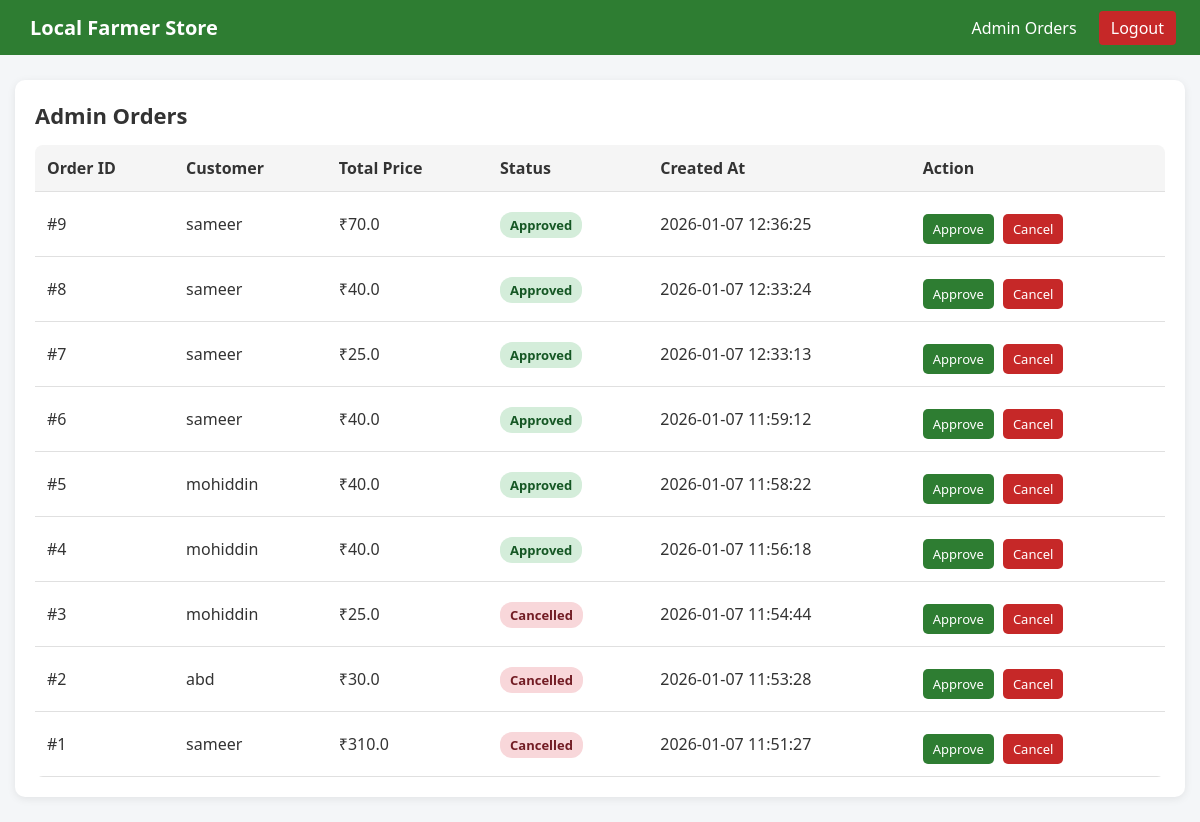
The page /admin_orders (signed in) on the database as committed earlier.
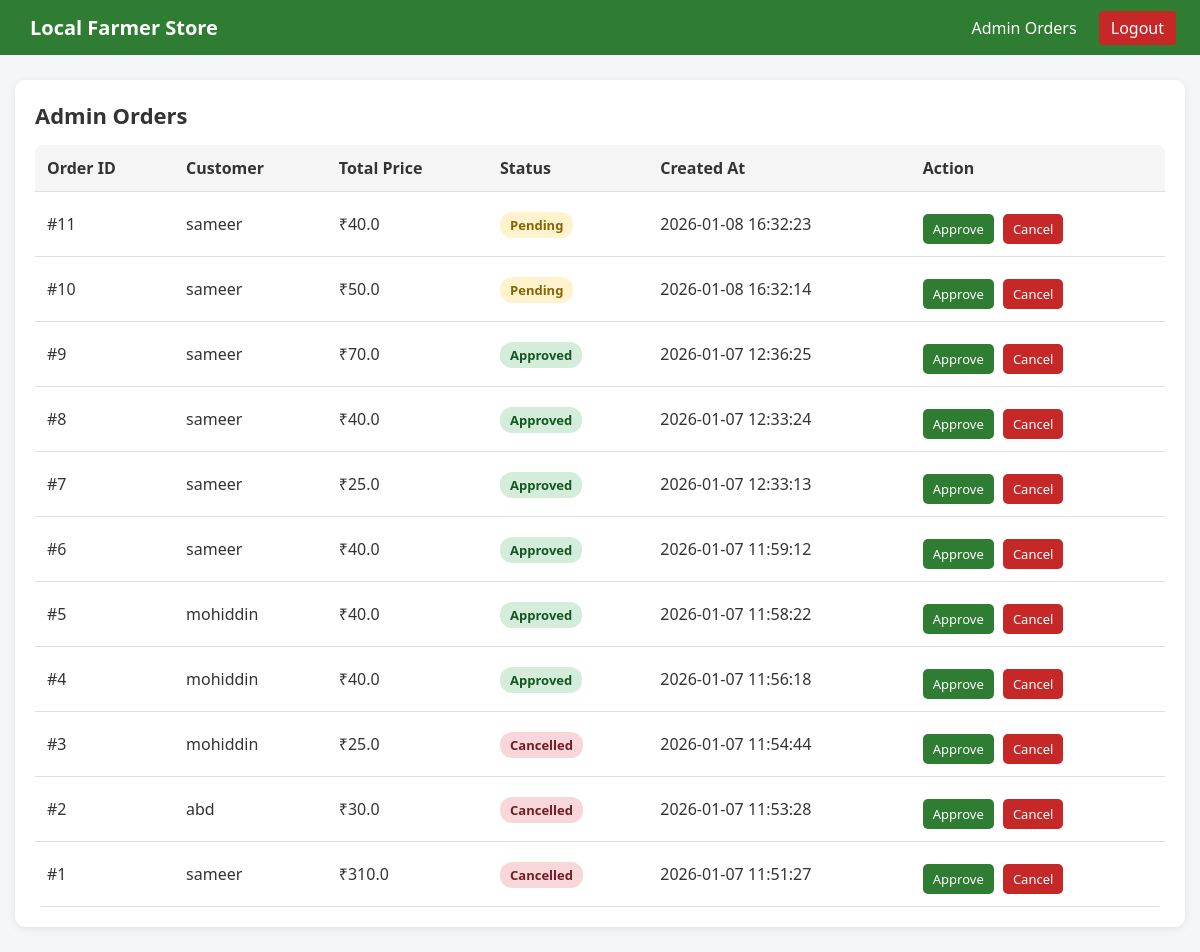
The same page on the database as committed later.
### tables this page shows
CREATE TABLE orders (
    id INTEGER PRIMARY KEY AUTOINCREMENT,
    user_id INTEGER,
    product_id INTEGER,
    quantity INTEGER,
    status TEXT
, total_price REAL, created_at TEXT);

CREATE TABLE users (
    id INTEGER PRIMARY KEY AUTOINCREMENT,
    username TEXT NOT NULL,
    email TEXT NOT NULL UNIQUE,
    password TEXT NOT NULL,
    role TEXT NOT NULL
);

### app.py (the view)
@app.route("/admin_orders")
def admin_orders():
    if session.get("role") != "admin":
        return "Access denied", 403
    db = get_db()
    orders = db.execute("""
        SELECT
            orders.id AS order_id,
            orders.created_at,
            orders.status,
            orders.total_price,
            users.username AS customer_name
        FROM orders
        JOIN users ON orders.user_id = users.id
        ORDER BY orders.created_at DESC
    """).fetchall()
    return render_template("admin_orders.html", orders=orders)

### app.py (called while the page is built)
def get_db():
    conn = sqlite3.connect("store.db")
    conn.row_factory = sqlite3.Row
    return conn

### templates/admin_orders.html
{% extends "layout.html" %}
{% block content %}
<div class="page-box">
  <h2>Admin Orders</h2>
  {% if orders %}
  <table class="data-table">
    <thead>
      <tr>
        <th>Order ID</th>
        <th>Customer</th>
        <th>Total Price</th>
        <th>Status</th>
        <th>Created At</th>
        <th>Action</th>
      </tr>
    </thead>
    <tbody>
      {% for o in orders %}
      <tr>
        <td>#{{ o.order_id }}</td>
        <td>{{ o.customer_name }}</td>
        <td>₹{{ o.total_price }}</td>
        <td>
          <span class="status {{ o.status }}">
            {{ o.status|title }}
          </span>
        </td>
        <td>{{ o.created_at }}</td>
        <td>
          <a
            href="{{ url_for('admin_update_order', order_id=o.order_id, new_status='approved') }}"
            class="btn small green"
          >
            Approve
          </a>
          <a
            href="{{ url_for('admin_update_order', order_id=o.order_id, new_status='cancelled') }}"
            class="btn small red"
          >
            Cancel
          </a>
        </td>
      </tr>
      {% endfor %}
    </tbody>
  </table>
  {% else %}
    <p>No orders found.</p>
  {% endif %}
</div>
{% endblock %}

Rows that differ between the two databases and show on the page:
added orders: order_id "11", customer_name "sameer", total_price "40.0", status "Pending", created_at "2026-01-08 16:32:23"
added orders: order_id "10", customer_name "sameer", total_price "50.0", status "Pending", created_at "2026-01-08 16:32:14"
